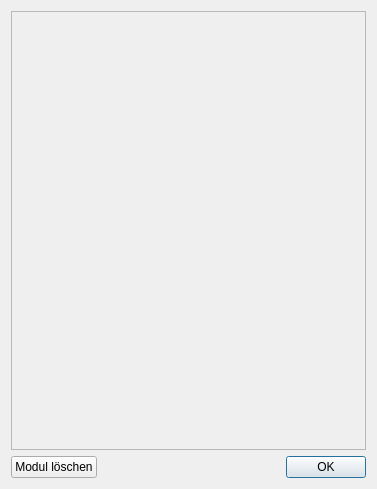
<?xml version="1.0" encoding="UTF-8"?>
<ui version="4.0">
 <class>ConfigObjectDialog</class>
 <widget class="QDialog" name="ConfigObjectDialog">
  <property name="geometry">
   <rect>
    <x>0</x>
    <y>0</y>
    <width>377</width>
    <height>489</height>
   </rect>
  </property>
  <property name="windowTitle">
   <string>Objekt konfigurieren</string>
  </property>
  <property name="windowIcon">
   <iconset theme="preferences-other">
    <normaloff/>
   </iconset>
  </property>
  <layout class="QVBoxLayout" name="verticalLayout_2">
   <property name="sizeConstraint">
    <enum>QLayout::SetDefaultConstraint</enum>
   </property>
   <item>
    <widget class="QScrollArea" name="scrollArea">
     <property name="sizePolicy">
      <sizepolicy hsizetype="MinimumExpanding" vsizetype="Expanding">
       <horstretch>0</horstretch>
       <verstretch>0</verstretch>
      </sizepolicy>
     </property>
     <property name="verticalScrollBarPolicy">
      <enum>Qt::ScrollBarAsNeeded</enum>
     </property>
     <property name="widgetResizable">
      <bool>true</bool>
     </property>
     <widget class="QWidget" name="scrollAreaWidgetContents">
      <property name="geometry">
       <rect>
        <x>0</x>
        <y>0</y>
        <width>361</width>
        <height>438</height>
       </rect>
      </property>
     </widget>
    </widget>
   </item>
   <item>
    <layout class="QHBoxLayout" name="horizontalLayout" stretch="0,0">
     <property name="topMargin">
      <number>0</number>
     </property>
     <item>
      <widget class="QPushButton" name="deleteButton">
       <property name="text">
        <string>Modul löschen</string>
       </property>
       <property name="icon">
        <iconset theme="edit-delete"/>
       </property>
      </widget>
     </item>
     <item>
      <widget class="QDialogButtonBox" name="buttonBox">
       <property name="layoutDirection">
        <enum>Qt::LeftToRight</enum>
       </property>
       <property name="orientation">
        <enum>Qt::Horizontal</enum>
       </property>
       <property name="standardButtons">
        <set>QDialogButtonBox::Ok</set>
       </property>
       <property name="centerButtons">
        <bool>false</bool>
       </property>
      </widget>
     </item>
    </layout>
   </item>
  </layout>
 </widget>
 <resources/>
 <connections>
  <connection>
   <sender>buttonBox</sender>
   <signal>accepted()</signal>
   <receiver>ConfigObjectDialog</receiver>
   <slot>accept()</slot>
   <hints>
    <hint type="sourcelabel">
     <x>248</x>
     <y>254</y>
    </hint>
    <hint type="destinationlabel">
     <x>157</x>
     <y>274</y>
    </hint>
   </hints>
  </connection>
 </connections>
</ui>
